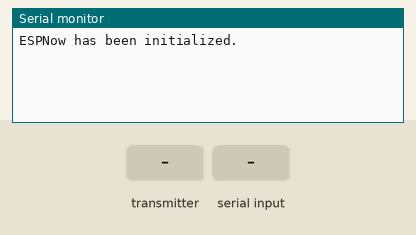
Simulated run of this sketch. Board: ESP32. Shown: the last lines printed to the serial monitor. The inputs (shaded band) are chosen by the test bench.

Above: at 1.2 s.
1.3 s: the transmitter starts sending hue = 0
At 1.61 s:
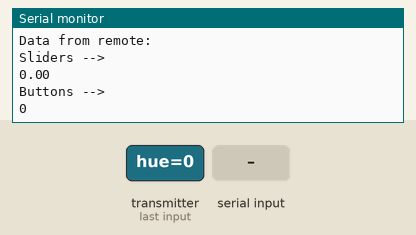
2.8 s: "Send\n" received over Serial
At 3.11 s:
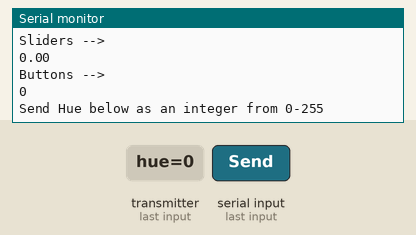
5.3 s: the transmitter starts sending buttonState.0 = 1
At 5.61 s:
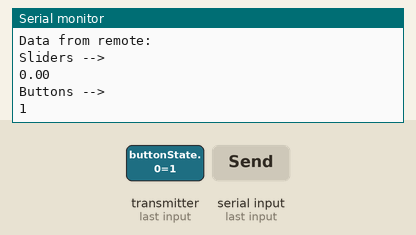

The sketch:

now_client.ino
```cpp
// Simple echo test with ESPNow (Client side code)
// There will be two modules:
// 1) Barebones ESP32 will the the client, will have a readStringUntil("\r\n") which will let you change the hue of the remote boi
// 2) ESP32 with all the electronics will be the server, and it will change its singular WS2812B LED strip color
// while having an callback for recieving data that it will send soundncolorsremote back

#include <WiFi.h>
#include <esp_now.h>
#define BUTTON_COUNT 1
#define REMOTE_BUTTON_COUNT 1
#define MAX_ESPNOW_FAILURES 10
#define CHANNEL 1  // Both sender and receiever has to be on the same channel
#define DEBUG_PAIR 0  // if true, then esp_now_is_peer_exist will be called as an additional check

void OnDataRecv();
const uint8_t broadcastAddress[6] = {0x9C, 0x9C, 0x1F, 0xDD, 0x52, 0xF0};  // ESP32 with full electronics
esp_now_peer_info_t remote;  // set up remote peer info
int ESPNow_Fail_Count = 0;

// Cos I keep forgetting struct syntax:
// struct __somename__ {}; will declare a struct type of __somename__
//
// typedef struct __somename__ __alias__ will create an alias for struct __somename__ as __alias__
// This lets me do some lazy declaration
//
// Mixing the two:
// typedef struct __somename__ {} __alias__;
// ^ if you look carefully you just replaced __somename__ in the typedef line with the declaration of __somename__{}

struct soundncolorslocal {
  float hue;
  bool buttonState[BUTTON_COUNT];
};  // local is the current device

struct soundncolorsremote{
  float hue;
  bool buttonState[REMOTE_BUTTON_COUNT];
};  // remote is the other device

struct soundncolorslocal localData = {128, {false}};  // localData is what is sent over
struct soundncolorsremote remoteData = {128, {false}};  // remoteData is what is to be sent out


void initESPNow() {
  // Init ESP-NOW
  if (esp_now_init() == ESP_OK) {
    Serial.println("ESPNow has been initialized.");
    return;
  }
  else {
    ESPNow_Fail_Count++;
    Serial.println("ESPNow initialization failed... Retrying...");
    if (ESPNow_Fail_Count > MAX_ESPNOW_FAILURES) {
      Serial.println("Too many failures. Restarting board.");
      ESP.restart();
    }
  }
}

void sendData() {
  // Used by barebones ESPNow to send soundncolorsremote to broadcastAddress
  Serial.println();
  Serial.println("Sending data to remote:");
  Serial.println("Sliders --> ");
  Serial.print(remoteData.hue);
  Serial.println();
  Serial.println("Buttons --> ");
  for (int i = 0; i < REMOTE_BUTTON_COUNT; i++) {
    Serial.print(remoteData.buttonState[i]);
  }
  Serial.println();
  esp_err_t sendStatus = esp_now_send(broadcastAddress, (uint8_t *)&remoteData, sizeof(soundncolorsremote));

  if (sendStatus == ESP_OK) {
    Serial.println("Sent data to remote successfully.");
  } else {
    Serial.println("Could not send data to remote.");
  }
}

void initBroadcastPeer() {
  memset(&remote, 0, sizeof(esp_now_peer_info_t));
  memcpy(remote.peer_addr, broadcastAddress, sizeof(broadcastAddress));
  remote.channel = CHANNEL;
  remote.encrypt = false;

  if (esp_now_add_peer(&remote) != ESP_OK) {
    Serial.println("Failed to add peer");
  }

  if (DEBUG_PAIR) {
    if (esp_now_is_peer_exist(remote.peer_addr)) {
      Serial.println("LOL you did not sucessfully pair with remote.");
    } else {
      Serial.println("Remote has been paired with successfully");
    }
  }
}


void OnDataRecv(const uint8_t *mac_addr, const uint8_t *incomingData, int data_len) {
  // If received button and sensor data, update struct of button and sensor data
  // I know it sounds counter intutive but localData is data that is destined for the current device
  Serial.println();
  Serial.println("Data received!");
  memcpy(&localData, incomingData, sizeof(soundncolorslocal));

  Serial.println("Data from remote:");
  Serial.println("Sliders --> ");
  Serial.print(localData.hue);
  Serial.println();
  Serial.println("Buttons --> ");
  for (int i = 0; i < BUTTON_COUNT; i++) {
    Serial.print(localData.buttonState[i]);
  }
  Serial.println();
}


void setup() {
  Serial.begin(115200);
  WiFi.mode(WIFI_STA);
  initESPNow();
  esp_now_register_recv_cb(OnDataRecv);
  initBroadcastPeer();
}


void loop() {
  if (Serial.available()) {
    if (Serial.readStringUntil('\n') == "Send") {
      Serial.println("Send Hue below as an integer from 0-255");
      remoteData.hue = Serial.readStringUntil('\n').toFloat();
      sendData();
    }
  }
}
```

Measured:
- after the input at 1.3 s, the serial monitor: prints a new line at once (image 1)
- after the input at 2.8 s, the serial monitor: prints a new line at once (image 2)
- after the input at 5.3 s, the serial monitor: prints a new line at once (image 3)
